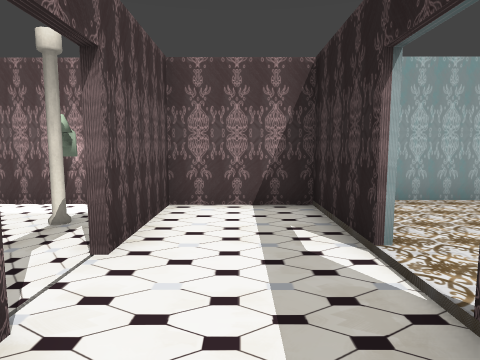
view 1 (above)

20 first-person views from a walk through a scene from a Unity 3-D project. The camera is 1.2 m above the floor, tilts 6° down and sees 75° across. The floor is counted in squares, 1 m on a side. Each view is taken from the middle of a square. On the plan, view 1 faces up. The plan holds only what a view shows up to about 13 squares ahead; the rest is blank. The player character is not drawn. Some surface patterns are stand-ins.

view 2
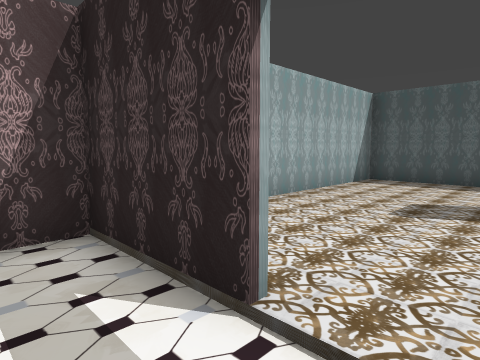

view 3
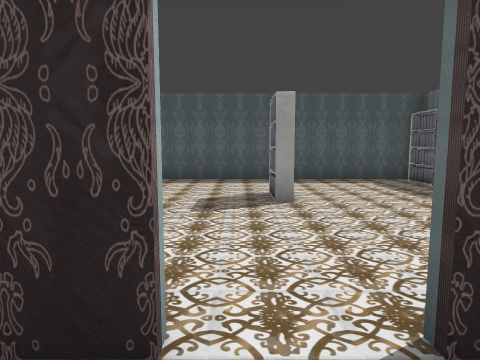

view 4
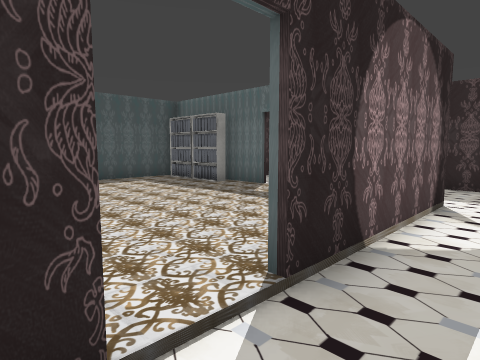

view 5
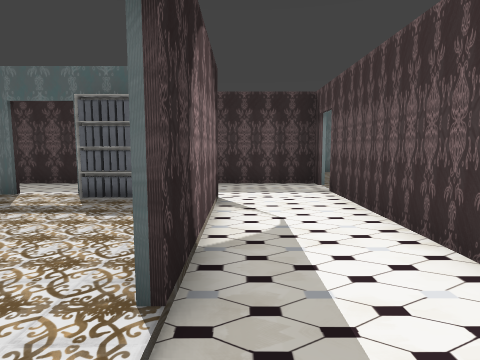

view 6
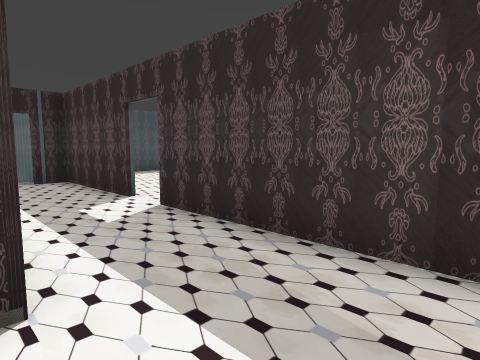

view 7
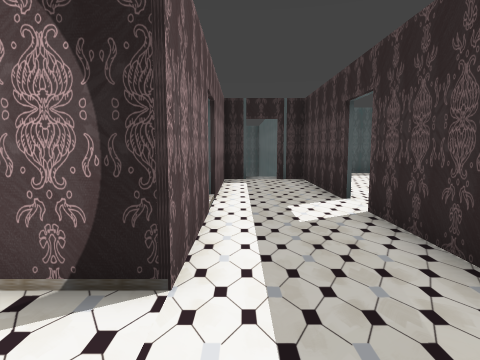

view 8
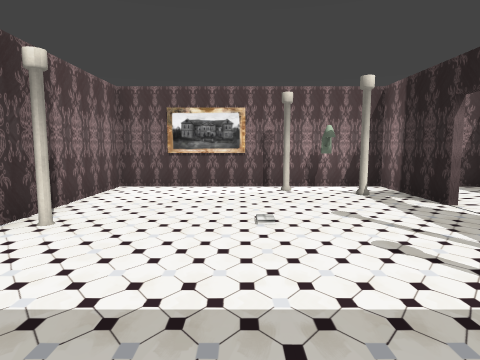

view 9
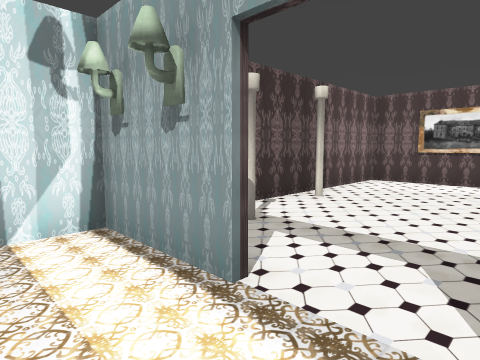

view 10
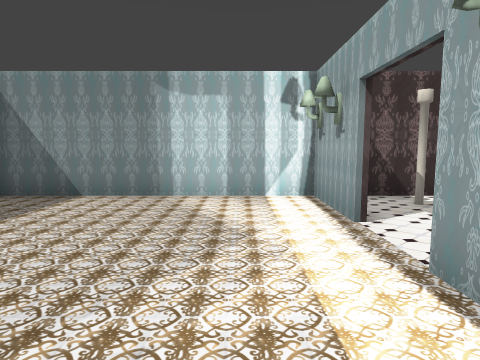

view 11
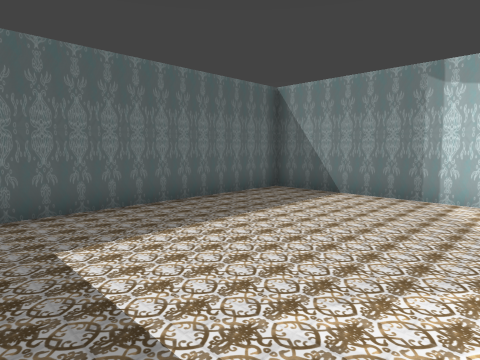

view 12
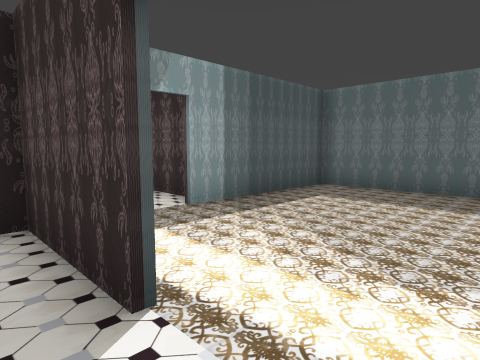

view 13
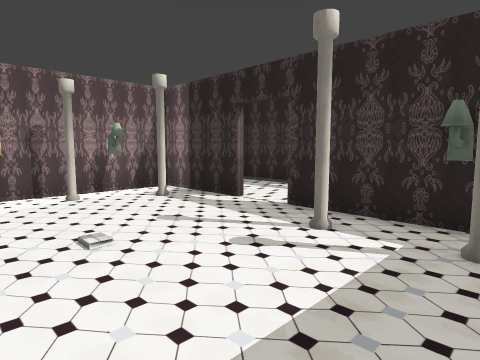

view 14
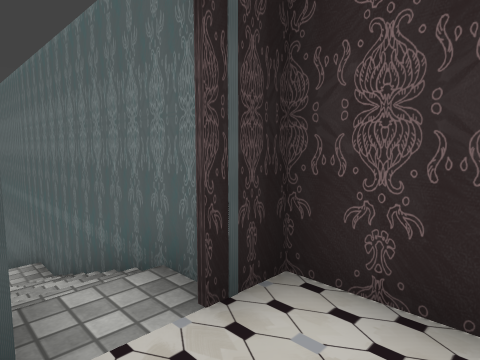

view 15
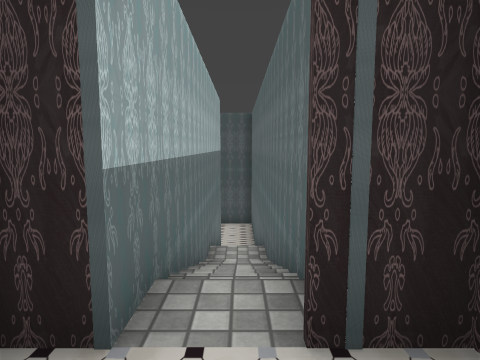

view 16
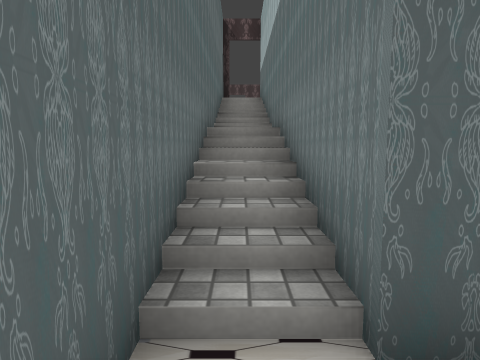

view 17
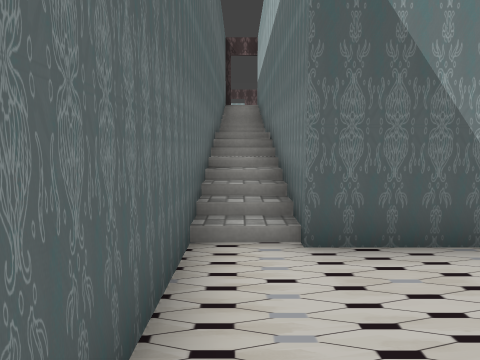

view 18
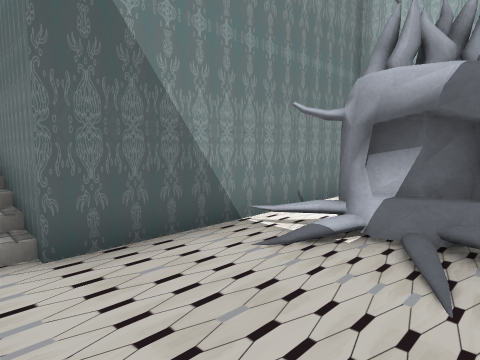

view 19
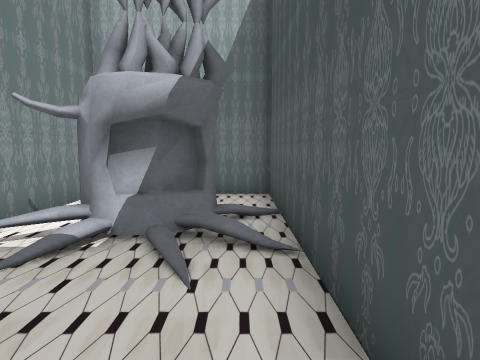

view 20
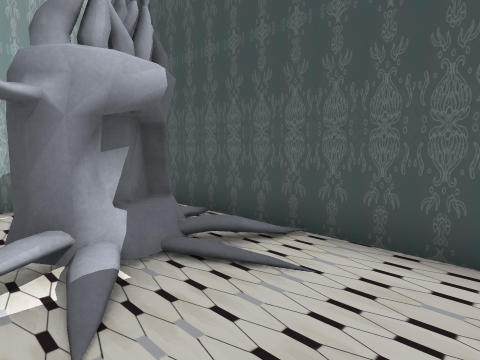

### Floor plan
Key: @ floor where view 1 was taken; # wall or solid block; . main floor; - floor 3 m lower than the main floor; / step, stairs or slope; L lamp; O other object.
Columns run from 10 left of view 1 to 26 right of it. Each row starts with its distance up from view 1.
  7 ######################
  6 #....####...#........#
  5 #......##...#........#
  4 #.......#...#........#
  3 #....................#          ####
  2 ##......#........#...#          #- ##
  1 #.......#...#........#         #   ##
  0 #.......#.@.#........#         # OOO#
 -1 #.......#...#........#         #OOO/#
 -2 #......##...#........#         # ---#
 -3 #LL#..L #...  O..#OOO#         #----#
 -4 #.......#............###########----#
 -5 #.....................         /-- -
 -6 #.......####.######..##############
 -7 #.......######   #####
 -8 #.......#
 -9 #.......#
-10 #.......#
-11 #########

Where each view was taken, in squares from view 1:
view 1: 0 up, 0 right, facing up
view 2: 2 up, 0 right, facing up-right
view 3: 3 up, 0 right, facing right
view 4: 4 up, 0 right, facing down-right
view 5: 4 up, 1 right, facing down
view 6: 3 down, 1 left, facing down-right
view 7: 4 down, 1 left, facing right
view 8: 3 down, 6 left, facing up
view 9: 5 down, 5 left, facing up-left
view 10: 5 down, 2 left, facing left
view 11: 5 down, 2 left, facing down-left
view 12: 2 down, 7 left, facing down-right
view 13: 2 down, 7 left, facing up-right
view 14: 4 down, 9 right, facing down-right
view 15: 5 down, 9 right, facing right
view 16: 5 down, 23 right, facing left
view 17: 5 down, 25 right, facing left
view 18: 5 down, 25 right, facing up-left
view 19: 5 down, 25 right, facing up
view 20: 4 down, 22 right, facing up-right
